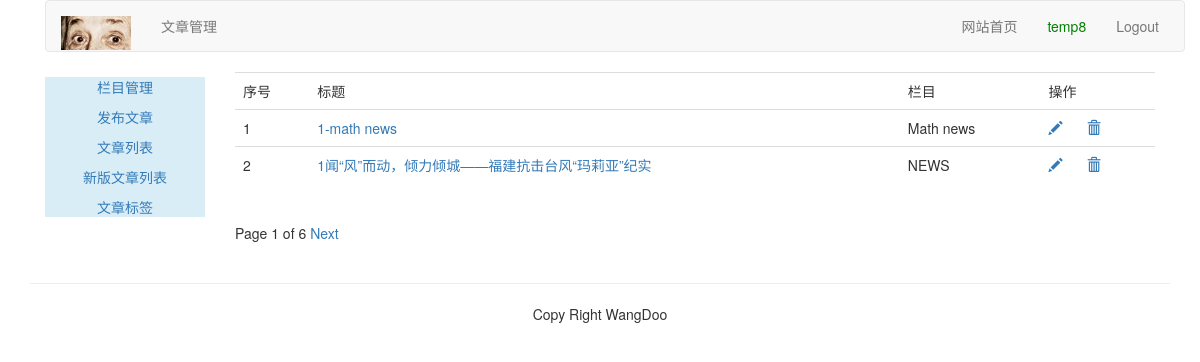
Page /article-column/article-list/ (signed in) on the committed database.
### article/models.py (models this page shows, shortened)
class ArticlePost(models.Model):
	author = models.ForeignKey(User, related_name="article", on_delete=models.CASCADE)
	title = models.CharField(max_length=200)
	slug = models.SlugField(max_length=500)
	column = models.ForeignKey(ArticleColumn, related_name="article_column", on_delete=models.CASCADE)
	body = models.TextField()
	created = models.DateTimeField(default=timezone.now())
	updated = models.DateTimeField(auto_now=True)
	users_like = models.ManyToManyField(User, related_name="articles_like", blank=True)
	article_tag = models.ManyToManyField(ArticleTag, related_name="article_tag", blank=True)
	class Meta:
		ordering = ("title",)
		index_together = (('id','slug'),)
	def get_absolute_url(self):
		return reverse("article:article_detail", args=[self.id, self.slug])

class ArticleColumn(models.Model):
	user = models.ForeignKey(User, related_name='article_column', on_delete=models.CASCADE)
	column = models.CharField(max_length=200)
	created = models.DateField(auto_now_add=True)
	def __str__(self):
		return self.column

### article/views.py (the view)
# urls.py: path('article-list/', views.article_list, name="article_list"),
@login_required(login_url='/account/login/')
def article_list(request):
	article_list = ArticlePost.objects.filter(author=request.user) # 筛选出用户的所有文章列表
	paginator = Paginator(article_list, 2) # 规定每页最多两个
	page = request.GET.get('page') # 获得浏览器GET请求的参数page的值
	try:
		current_page = paginator.page(page) # 得到指定页面内容，其参数必须是>=1的整数
		articles = current_page.object_list # 得到该也所有的对象列表 page.number 返回页码
	except PageNotAnInteger:
		current_page = paginator.page(1)
		articles = current_page.object_list
	except EmptyPage:
		current_page = paginator.page(paginator.num_pages) # paginator.num_pages 返回的是页数
		articles = current_page.object_list
	return render(request, "article/column/article_list.html", {"articles":articles, "page":current_page})

### templates/article/column/article_list.html (shortened to what this page needs)
{% extends "article/base.html" %}
{% load staticfiles %}
{% block content %}
<div>
	<table class="table table-hover">
		<tr>
			<td>序号</td>
			<td>标题</td>
			<td>栏目</td>
			<td>操作</td>
		</tr>
		{% for article in articles %}
		<tr id="{{ article.id }}">
			<td>{{ forloop.counter }}</td>
			<td><a href="{{ article.get_absolute_url }}">{{ article.title }}</a></td>
			<td>{{ article.column }}</td>
			<td>
				<a href="{% url 'article:redit_article' article.id %}" name="redit"><span class="glyphicon glyphicon-pencil"></span></a>
				<a href="javascript:" name="delete" onclick="del_article(this, {{ article.id }})"><span class="glyphicon glyphicon-trash" style="margin-left: 20px"></span></a>
			</td>
		</tr>
		{% endfor %}
	</table>
	{% include "paginator.html" %}
</div>
{% endblock %}

### templates/article/header.html
{% load staticfiles %}
<div class="container">
	<nav class="navbar navbar-default" role="navigation">
		<div class="navbar-header">
			<a class="navbar-brand" href="#" ><img src="{% static 'images/logo.png' %}" width="70px"></a>
		</div>
		<div>
			<ul class="nav navbar-nav" role="tablist">
				<li><a href="{% url 'article:article_column' %}">文章管理</a></li>
			</ul>
			<ul class="nav navbar-nav navbar-right" style="margin-right:10px">
				<li><a href="{% url 'blog:blog_title' %}">网站首页</a></li>
				<li><a style="color: green;">{{ user.username }}</a></li>
				<li><a href="{% url 'account:user_logout' %}">Logout</a></li>
			</ul>
		</div>
	</nav>
</div>

### rows in the picture
ArticlePost: title "1-math news", column "Math news"
ArticlePost: title "1闻“风”而动，倾力倾城——福建抗击台风“玛莉亚”纪实", column "NEWS"

### other values in the picture
{{ user.username }} "temp8"
{{ page.number }} "1"
{{ page.paginator.num_pages }} "6"
